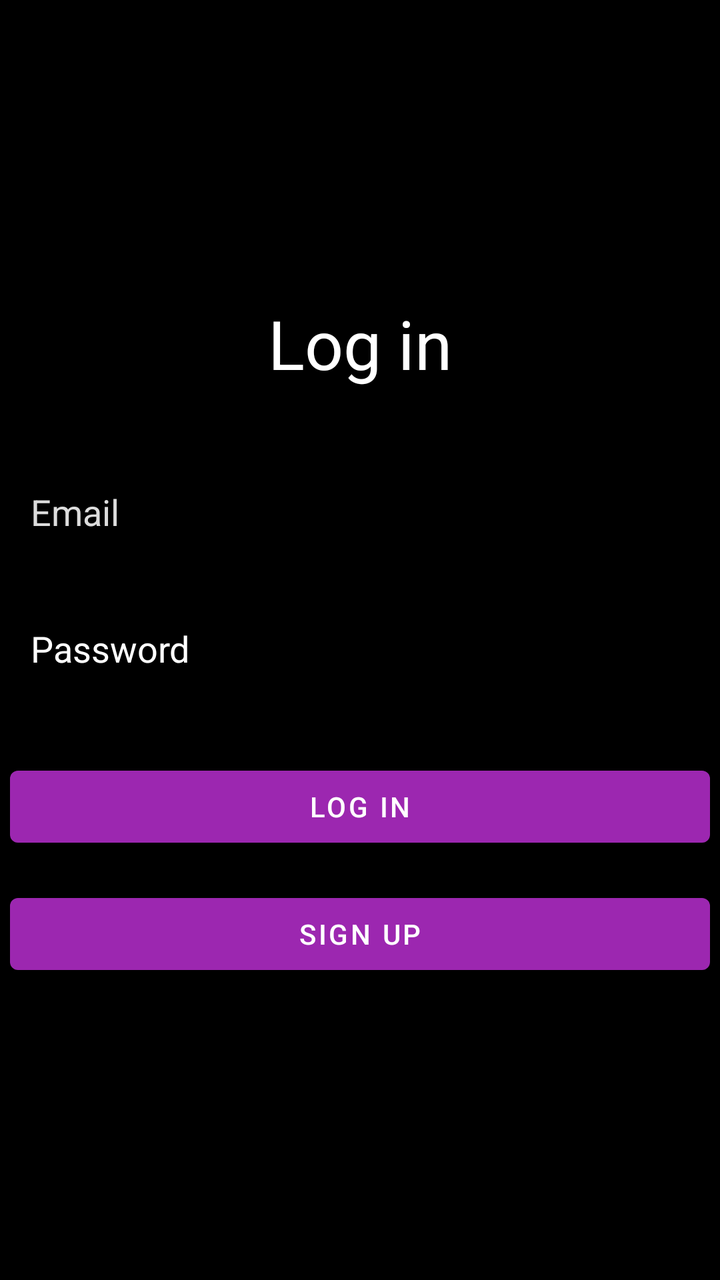
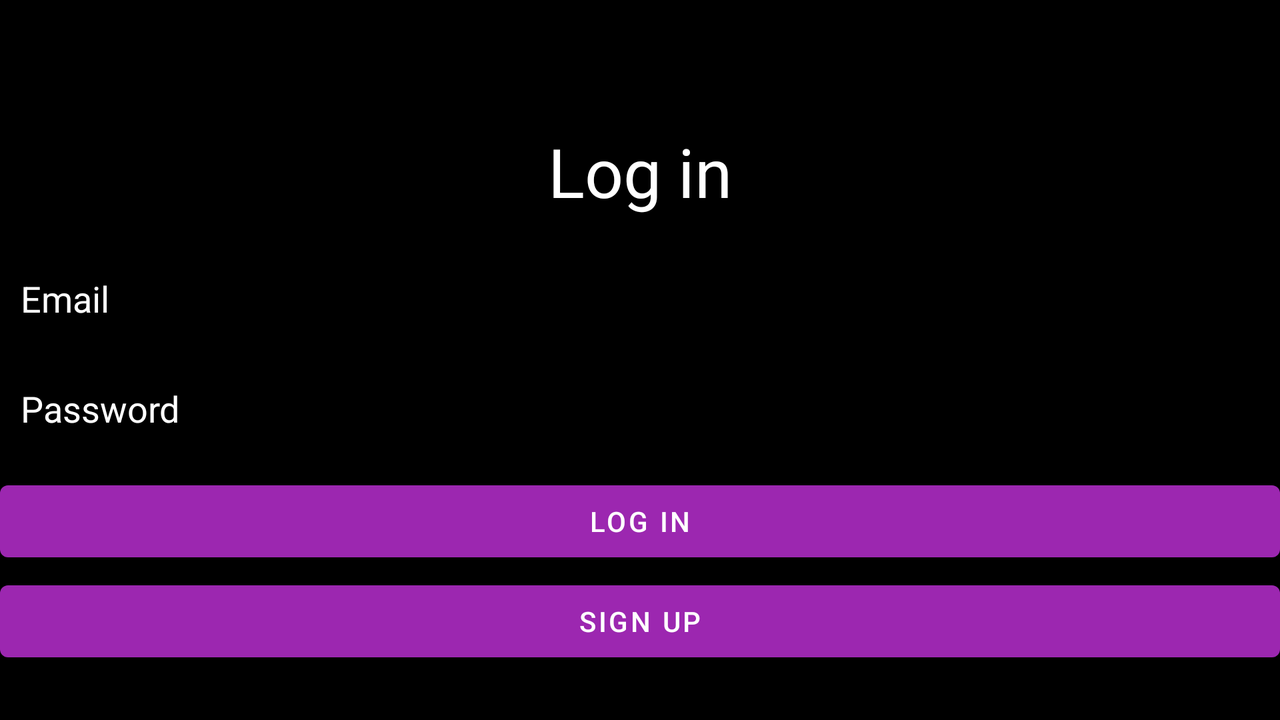

One screen, two layout resources from the same app: the default and the repository's alternative for another configuration. Each is rendered where Android would select it; the XML of both is given below.
<!-- AndroidManifest.xml: application theme Theme.Fake_Twitter_android -->
<!-- res/layout/activity_main.xml -->
<?xml version="1.0" encoding="utf-8"?>
<androidx.constraintlayout.widget.ConstraintLayout xmlns:android="http://schemas.android.com/apk/res/android"
    xmlns:app="http://schemas.android.com/apk/res-auto"
    xmlns:tools="http://schemas.android.com/tools"
    android:layout_width="match_parent"
    android:layout_height="match_parent"
    android:background="#000000"
    tools:context=".MainActivity">

    <TextView
        android:id="@+id/loginText"
        android:layout_width="wrap_content"
        android:layout_height="wrap_content"
        android:text="@string/login"
        android:textColor="#FFFFFF"
        android:textSize="34sp"
        app:layout_constraintBottom_toTopOf="@+id/editTextLoginEmail"
        app:layout_constraintEnd_toEndOf="parent"
        app:layout_constraintStart_toStartOf="parent"
        app:layout_constraintTop_toTopOf="parent"
        app:layout_constraintVertical_bias="0.805" />

    <ImageView
        android:id="@+id/twitterLogoLogin"
        android:layout_width="50dp"
        android:layout_height="50dp"
        app:layout_constraintBottom_toTopOf="@+id/loginText"
        app:layout_constraintEnd_toEndOf="parent"
        app:layout_constraintHorizontal_bias="0.498"
        app:layout_constraintStart_toStartOf="parent"
        app:layout_constraintTop_toTopOf="parent"
        app:layout_constraintVertical_bias="0.834"
        app:srcCompat="@drawable/logo" />

    <EditText
        android:id="@+id/editTextLoginEmail"
        android:layout_width="match_parent"
        android:layout_height="wrap_content"
        android:ems="10"
        android:hint="@string/email"
        android:inputType="textEmailAddress"
        android:minHeight="48dp"
        android:paddingLeft="5pt"
        android:layout_margin="5dp"
        android:textColor="#FFFFFF"
        android:textColorHint="#DCDCDC"
        app:layout_constraintBottom_toBottomOf="parent"
        app:layout_constraintEnd_toEndOf="parent"
        app:layout_constraintHorizontal_bias="0.0"
        app:layout_constraintStart_toStartOf="parent"
        app:layout_constraintTop_toTopOf="parent"
        app:layout_constraintVertical_bias="0.387" />

    <EditText
        android:id="@+id/editTextLoginPassword"
        android:layout_width="match_parent"
        android:layout_height="wrap_content"
        android:ems="10"
        android:hint="@string/password"
        android:inputType="textPassword"
        android:minHeight="48dp"
        android:paddingLeft="5pt"
        android:layout_margin="5dp"
        android:textColor="#FFFFFF"
        android:textColorHint="#FFFFFF"
        app:layout_constraintBottom_toBottomOf="parent"
        app:layout_constraintEnd_toEndOf="parent"
        app:layout_constraintStart_toStartOf="parent"
        app:layout_constraintTop_toBottomOf="@+id/editTextLoginEmail"
        app:layout_constraintVertical_bias="0.051" />



    <Button
        android:id="@+id/mainLoginBtn"
        android:layout_width="match_parent"
        android:layout_height="wrap_content"
        android:layout_margin="5dp"
        android:onClick="login"
        android:text="@string/login"
        app:layout_constraintBottom_toBottomOf="parent"
        app:layout_constraintEnd_toEndOf="parent"
        app:layout_constraintStart_toStartOf="parent"
        app:layout_constraintTop_toBottomOf="@+id/editTextLoginPassword"
        app:layout_constraintVertical_bias="0.118" />

    <Button
        android:id="@+id/mainRegisterBtn"
        android:layout_width="match_parent"
        android:layout_height="wrap_content"
        android:layout_margin="5dp"
        android:onClick="sign_up"
        android:text="@string/sign_up"
        app:layout_constraintBottom_toBottomOf="parent"
        app:layout_constraintEnd_toEndOf="parent"
        app:layout_constraintStart_toStartOf="parent"
        app:layout_constraintTop_toBottomOf="@+id/mainLoginBtn"
        app:layout_constraintVertical_bias="0.068" />

</androidx.constraintlayout.widget.ConstraintLayout>
<!-- resources referenced by this layout -->
<resources>
  <string name="email">Email</string>
  <string name="login">Log in</string>
  <string name="password">Password</string>
  <string name="sign_up">Sign up</string>
  <style name="Theme.Fake_Twitter_android" parent="Theme.MaterialComponents.DayNight.DarkActionBar">
          
          <item name="colorPrimary">#9C27B0</item>
          <item name="colorPrimaryVariant">@color/black</item>
          <item name="colorOnPrimary">@color/white</item>
          
          <item name="colorSecondary">#9C27B0</item>
          <item name="colorSecondaryVariant">#9C27B0</item>
          <item name="colorOnSecondary">@color/black</item>
          
          <item name="android:statusBarColor" tools:targetApi="l">?attr/colorPrimaryVariant</item>
          
  
      </style>
</resources>
<!-- res/layout-land/activity_main.xml (the repository's variant of the layout above) -->
<!-- drawn on the phone turned sideways -->
<?xml version="1.0" encoding="utf-8"?>
<androidx.constraintlayout.widget.ConstraintLayout xmlns:android="http://schemas.android.com/apk/res/android"
    xmlns:app="http://schemas.android.com/apk/res-auto"
    xmlns:tools="http://schemas.android.com/tools"
    android:layout_width="match_parent"
    android:layout_height="match_parent"
    android:background="#000000"
    tools:context=".MainActivity">

    <ImageView
        android:id="@+id/twitterLogoLogin"
        android:layout_width="50dp"
        android:layout_height="50dp"
        app:layout_constraintBottom_toTopOf="@+id/loginText"
        app:layout_constraintEnd_toEndOf="parent"
        app:layout_constraintHorizontal_bias="0.498"
        app:layout_constraintStart_toStartOf="parent"
        app:layout_constraintTop_toTopOf="parent"
        app:layout_constraintVertical_bias="0.834"
        app:srcCompat="@drawable/logo" />

    <EditText
        android:id="@+id/editTextLoginEmail"
        android:layout_width="match_parent"
        android:layout_height="wrap_content"
        android:ems="10"
        android:hint="@string/email"
        android:inputType="textEmailAddress"
        android:minHeight="48dp"
        android:paddingLeft="5pt"
        android:textColor="#FFFFFF"
        android:textColorHint="#FFFFFF"
        app:layout_constraintBottom_toBottomOf="parent"
        app:layout_constraintEnd_toEndOf="parent"
        app:layout_constraintHorizontal_bias="0.0"
        app:layout_constraintStart_toStartOf="parent"
        app:layout_constraintTop_toTopOf="parent"
        app:layout_constraintVertical_bias="0.396" />

    <EditText
        android:id="@+id/editTextLoginPassword"
        android:layout_width="match_parent"
        android:layout_height="wrap_content"
        android:ems="10"
        android:hint="@string/password"
        android:inputType="textPassword"
        android:minHeight="48dp"
        android:paddingLeft="5pt"
        android:textColor="#FFFFFF"
        android:textColorHint="#FFFFFF"
        app:layout_constraintBottom_toBottomOf="parent"
        app:layout_constraintEnd_toEndOf="parent"
        app:layout_constraintHorizontal_bias="0.502"
        app:layout_constraintStart_toStartOf="parent"
        app:layout_constraintTop_toBottomOf="@+id/editTextLoginEmail"
        app:layout_constraintVertical_bias="0.051" />

    <TextView
        android:id="@+id/loginText"
        android:layout_width="wrap_content"
        android:layout_height="wrap_content"
        android:text="@string/login"
        android:textColor="#FFFFFF"
        android:textColorHint="#FFFFFF"
        android:textSize="34sp"
        app:layout_constraintBottom_toTopOf="@+id/editTextLoginEmail"
        app:layout_constraintEnd_toEndOf="parent"
        app:layout_constraintStart_toStartOf="parent"
        app:layout_constraintTop_toTopOf="parent"
        app:layout_constraintVertical_bias="0.805" />

    <LinearLayout
        android:id="@+id/linearLayout"
        android:layout_width="wrap_content"
        android:layout_height="wrap_content"
        android:orientation="horizontal"
        android:padding="5dp"
        app:layout_constraintBottom_toBottomOf="parent"
        app:layout_constraintEnd_toEndOf="parent"
        app:layout_constraintStart_toStartOf="parent"
        app:layout_constraintTop_toBottomOf="@+id/editTextLoginPassword"
        app:layout_constraintVertical_bias="0.223">


    </LinearLayout>
    <Button
        android:id="@+id/mainLoginBtn"
        android:layout_width="match_parent"
        android:layout_height="wrap_content"
        android:onClick="login"
        android:text="@string/login"
        app:layout_constraintBottom_toBottomOf="parent"
        app:layout_constraintEnd_toEndOf="parent"
        app:layout_constraintHorizontal_bias="0.0"
        app:layout_constraintStart_toStartOf="parent"
        app:layout_constraintTop_toBottomOf="@+id/editTextLoginPassword"
        app:layout_constraintVertical_bias="0.118" />


    <Button
        android:id="@+id/mainRegisterBtn"
        android:layout_width="match_parent"
        android:layout_height="wrap_content"
        android:text="@string/sign_up"
        app:layout_constraintBottom_toBottomOf="parent"
        app:layout_constraintEnd_toEndOf="parent"
        app:layout_constraintHorizontal_bias="0.0"
        app:layout_constraintStart_toStartOf="parent"
        app:layout_constraintTop_toBottomOf="@+id/mainLoginBtn"
        app:layout_constraintVertical_bias="0.068" />
</androidx.constraintlayout.widget.ConstraintLayout>
